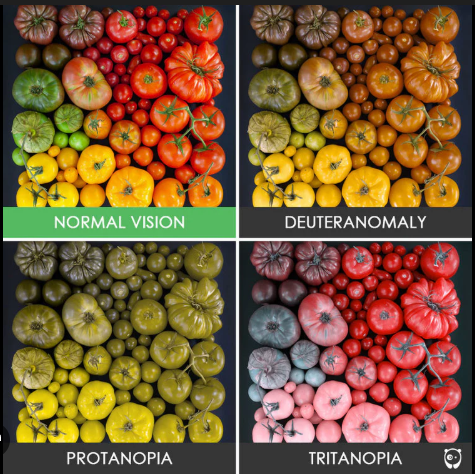
#> input picture algo/test_image.jpg, 475 x 474 px, found by its file name; the run also reads 1 picture not shown here
$ jupyter execute --allow-errors main.ipynb
#> lines starting #> are read from the running program, lines starting #| are printed output that depends on the picture; after the words box and inside, x2 and y2 are one past the last pixel; in counts of white or black regions, pixels touching at a corner belong together
### ReColor-Backend/cnn/kmeans_color_detector.py
"""
K-Means Color Detection System for ReColor Backend.
Integrates K-means clustering with LAB and HSV color space for accurate color detection.
Based on the kmeans.ipynb notebook implementation.
"""

import numpy as np
import cv2
import joblib
import os
import logging
from typing import Dict, List, Tuple, Optional, Any
from dataclasses import dataclass
from sklearn.cluster import KMeans
from skimage import color as skcolor
from collections import Counter
import colorsys


@dataclass
class KMeansColorInfo:
    """K-means color detection information."""
    name: str
    rgb: Tuple[int, int, int]
    hex: str
    lab: Tuple[float, float, float]
    hsv: Tuple[float, float, float]
    confidence: float
    cluster_id: int
    centroid_rgb: Tuple[int, int, int]
    detection_method: str


class KMeansColorDetector:
    """
    K-means based color detector using LAB color space for better perceptual accuracy.
    """

    def __init__(self, model_path: Optional[str] = None, n_clusters: int = 9):
        """
        Initialize K-means color detector.

        Args:
            model_path: Path to pre-trained K-means model (optional)
            n_clusters: Number of color clusters (default: 9 for main colors)
        """
        self.logger = logging.getLogger(__name__)
        self.n_clusters = n_clusters
        self.kmeans_model = None
        self.model_path = model_path

        # Define named colors (9 main color families)
        self.named_colors = {
            "Red": (255, 0, 0),
            "Orange": (255, 165, 0),
            "Yellow": (255, 255, 0),
            "Green": (0, 128, 0),
            "Cyan": (0, 255, 255),
            "Blue": (0, 0, 255),
            "Purple": (128, 0, 128),
            "White": (255, 255, 255),
            "Black": (0, 0, 0)
        }

        # Convert named colors to LAB space for better matching
        self.lab_values = self._convert_colors_to_lab()
        self.color_names = list(self.named_colors.keys())

        # Load or create model
        if model_path and os.path.exists(model_path):
            self.load_model(model_path)
        else:
            self._create_default_model()

    def _convert_colors_to_lab(self) -> np.ndarray:
        """Convert named colors from RGB to LAB color space."""
        lab_values = []
        for rgb in self.named_colors.values():
            # Normalize RGB to [0, 1]
            rgb_norm = np.array([[np.array(rgb) / 255.0]])
            # Convert to LAB
            lab = skcolor.rgb2lab(rgb_norm)[0, 0]
            lab_values.append(lab)
#> further down, image is the input picture: shape (474, 475, 3); mean B, G, R 53.2, 90.1, 123.8
        return np.array(lab_values)

    def _create_default_model(self):
        """Create default K-means model with predefined centroids."""
        try:
            # Use predefined centroids (RGB values of main colors)
            centroids = np.array([
                [255, 0, 0],      # Red
                [255, 165, 0],    # Orange
                [255, 255, 0],    # Yellow
                [0, 128, 0],      # Green
                [0, 255, 255],    # Cyan
                [0, 0, 255],      # Blue
                [128, 0, 128],    # Purple
                [255, 255, 255],  # White
                [0, 0, 0]         # Black
            ], dtype=np.float32)

            # Create K-means with predefined centroids
            self.kmeans_model = KMeans(n_clusters=self.n_clusters, init=centroids, n_init=1, random_state=42)

            # Fit with dummy data to initialize
            self.kmeans_model.fit(centroids)

            self.logger.info("Default K-means model created with predefined centroids")

        except Exception as e:
            self.logger.error(f"Error creating default K-means model: {e}")
            self.kmeans_model = None

    # [140 lines left out: functions train_on_image, detect_color_kmeans, _get_dominant_color_kmeans, not called in this run]

    def _closest_named_color(self, lab_color: np.ndarray) -> str:
        """
        Find closest named color using LAB color space for perceptual accuracy.

        Args:
            lab_color: Color in LAB space

        Returns:
            Name of closest color
        """
        try:
            # Calculate Euclidean distances in LAB space
            distances = np.linalg.norm(self.lab_values - lab_color, axis=1)
            closest_idx = np.argmin(distances)
            return self.color_names[closest_idx]

        except Exception as e:
            self.logger.error(f"Error finding closest named color: {e}")
            return "Unknown"

    # [27 lines left out: function _calculate_cluster_confidence, not called in this run]

    def detect_multiple_colors(self, image: np.ndarray, top_n: int = 3) -> List[KMeansColorInfo]:
        """
        Detect multiple dominant colors in an image.

        Args:
            image: Input image
            top_n: Number of top colors to return

        Returns:
            List of KMeansColorInfo objects
        """
#> called with top_n = 9
        try:
            if image is None or image.size == 0:
                return [self._create_fallback_color_info()]

            if self.kmeans_model is None:
                self._create_default_model()

            # Convert to LAB
            image_normalized = image.astype(np.float32) / 255.0
            lab_image = skcolor.rgb2lab(image_normalized)
#> lab_image: shape (474, 475, 3) float32; mean of channels 0, 1, 2 41.5, 9.9, 24.8
            pixels_lab = lab_image.reshape(-1, 3)

            # Predict labels
            labels = self.kmeans_model.predict(pixels_lab)

            # Get cluster counts
            counts = Counter(labels)
#> counts = {8: 203174, 3: 2849, 6: 19127}
            top_clusters = counts.most_common(top_n)
#> top_clusters = [(8, 203174), (6, 19127), (3, 2849)]

            # Get color info for each cluster
            colors = []
            for cluster_id, count in top_clusters:
                # Get centroid
                centroid_lab = self.kmeans_model.cluster_centers_[cluster_id]
                centroid_rgb_norm = skcolor.lab2rgb(centroid_lab.reshape(1, 1, 3)).reshape(-1)
                centroid_rgb = np.clip(centroid_rgb_norm * 255, 0, 255)

                # Convert to HSV
                hsv = colorsys.rgb_to_hsv(centroid_rgb[0]/255.0, centroid_rgb[1]/255.0, centroid_rgb[2]/255.0)
                hsv_degrees = (hsv[0] * 360, hsv[1] * 100, hsv[2] * 100)

                # Find closest named color
                color_name = self._closest_named_color(centroid_lab)

                # Calculate confidence
                confidence = count / len(labels)

                color_info = KMeansColorInfo(
                    name=color_name,
                    rgb=tuple(map(int, centroid_rgb)),
                    hex=f"#{int(centroid_rgb[0]):02x}{int(centroid_rgb[1]):02x}{int(centroid_rgb[2]):02x}",
                    lab=tuple(centroid_lab),
                    hsv=hsv_degrees,
                    confidence=confidence,
                    cluster_id=cluster_id,
                    centroid_rgb=tuple(map(int, centroid_rgb)),
                    detection_method="kmeans_lab_multi"
                )
                colors.append(color_info)
#> this loop made 3 passes
#> (cluster_id, count, centroid_lab, centroid_rgb_norm, centroid_rgb, hsv, hsv_degrees, distances in _closest_named_color) on passes 2 to 3: (6, 19127, [128, 0, 128], [1, 1, 0], [255, 255, 0], (0.167, 1, 1), (60, 100, 100), [125.3, 76.12, 50.41, 124.3, 154.5, 266.6, 200.4, 131, 181]), (3, 2849, [0, 128, 0], [0.471, 0, 0.0417], [120.1, 0, 10.64], (0.985, 1, 0.471), (354.7, 100, 47.11), [98.21, 150.6, 201.8, 192.1, 198.8, 122.7, 83.6, 162.4, 128])
#> after the loop, colors = 3 items

            return colors

        except Exception as e:
            self.logger.error(f"Error detecting multiple colors: {e}")
            return [self._create_fallback_color_info()]

    # [121 lines left out: functions save_model, load_model, _create_fallback_color_info, get_kmeans_color_info, get_multiple_kmeans_colors, not called in this run]


# Test function
# [20 lines that do not run on import are left out]

### ReColor-Backend/cnn/image_processor.py
"""
Real-time Image Processing Module for ReColor
Handles camera capture, K-means clustering, and before/after visualization
Uses real camera data instead of synthetic datasets
"""

import numpy as np
import cv2
import logging
from typing import Dict, List, Tuple, Optional, Any
from PIL import Image
import io
import base64
from datetime import datetime
import os
from sklearn.cluster import KMeans
from skimage import color as skcolor
import joblib

from kmeans_color_detector import KMeansColorDetector


class ImageProcessor:
    """Process real images with before/after color detection and clustering."""

    def __init__(self, save_images: bool = True, output_dir: str = "processed_images"):
        """
        Initialize image processor.

        Args:
            save_images: Whether to save processed images
            output_dir: Directory to save processed images
        """
        self.logger = logging.getLogger(__name__)
        self.save_images = save_images
        self.output_dir = output_dir

        if save_images:
            os.makedirs(output_dir, exist_ok=True)
            os.makedirs(os.path.join(output_dir, "before"), exist_ok=True)
            os.makedirs(os.path.join(output_dir, "after"), exist_ok=True)

        # Initialize K-means detector
        self.kmeans_detector = KMeansColorDetector()

        # Processing history
        self.processing_history = []

    def process_camera_image(self, image: np.ndarray, n_colors: int = 9) -> Dict[str, Any]:
        """
        Process a real camera image with K-means clustering.

        Args:
            image: Input image from camera (RGB format)
            n_colors: Number of color clusters

        Returns:
            Dictionary with before/after images and detected colors
        """
        try:
            timestamp = datetime.now().strftime("%Y%m%d_%H%M%S")

            # Convert to RGB if needed
            if len(image.shape) == 2:
                image = cv2.cvtColor(image, cv2.COLOR_GRAY2RGB)
            elif image.shape[2] == 4:
                image = cv2.cvtColor(image, cv2.COLOR_RGBA2RGB)

            # Store original image
            original_image = image.copy()

            # Detect dominant colors using K-means
            detected_colors = self.kmeans_detector.detect_multiple_colors(image, top_n=n_colors)
#> detected_colors = 3 items

            # Apply K-means clustering for visualization
            clustered_image = self._apply_kmeans_clustering(image, n_colors)

            # Detect individual color regions
            color_map = self._create_color_map(image, clustered_image, detected_colors)

            # Create side-by-side comparison
            comparison_image = self._create_comparison_image(original_image, clustered_image, color_map)

            # Save images if enabled
            if self.save_images:
                self._save_images(timestamp, original_image, clustered_image, comparison_image)

            # Convert images to base64 for API response
            before_base64 = self._image_to_base64(original_image)
            after_base64 = self._image_to_base64(clustered_image)
            comparison_base64 = self._image_to_base64(comparison_image)

            # Prepare color data
            colors_data = [{
                'name': c.name,
                'rgb': c.rgb,
                'hex': c.hex,
                'percentage': c.confidence * 100,
                'cluster_id': c.cluster_id
            } for c in detected_colors]

            # Store in history
            processing_result = {
                'timestamp': timestamp,
                'colors': colors_data,
                'n_colors': n_colors,
                'image_size': original_image.shape[:2]
            }
            self.processing_history.append(processing_result)

            return {
                'success': True,
                'timestamp': timestamp,
                'before_image': before_base64,
                'after_image': after_base64,
                'comparison_image': comparison_base64,
                'detected_colors': colors_data,
                'statistics': {
                    'total_colors': len(colors_data),
                    'dominant_color': colors_data[0]['name'] if colors_data else 'Unknown',
                    'image_dimensions': f"{original_image.shape[1]}x{original_image.shape[0]}"
                }
            }

        except Exception as e:
            self.logger.error(f"Error processing camera image: {e}")
            return {
                'success': False,
                'error': str(e)
            }

    def _apply_kmeans_clustering(self, image: np.ndarray, n_colors: int) -> np.ndarray:
        """Apply K-means clustering to image for visualization."""
#> called with n_colors = 9
        try:
            # Convert to LAB color space for better perceptual clustering
            image_float = image.astype(np.float32) / 255.0
            lab_image = skcolor.rgb2lab(image_float)

            # Reshape for clustering
            h, w = image.shape[:2]
            pixels = lab_image.reshape(-1, 3)

            # Apply K-means
            kmeans = KMeans(n_clusters=n_colors, random_state=42, n_init=10)
            labels = kmeans.fit_predict(pixels)

            # Get cluster centers and convert back to RGB
            centers_lab = kmeans.cluster_centers_
            centers_rgb = []

            for center in centers_lab:
                center_rgb_norm = skcolor.lab2rgb(center.reshape(1, 1, 3)).reshape(-1)
                center_rgb = np.clip(center_rgb_norm * 255, 0, 255)
                centers_rgb.append(center_rgb)

            centers_rgb = np.array(centers_rgb)

            # Create clustered image
            clustered_pixels = centers_rgb[labels]
            clustered_image = clustered_pixels.reshape(h, w, 3).astype(np.uint8)
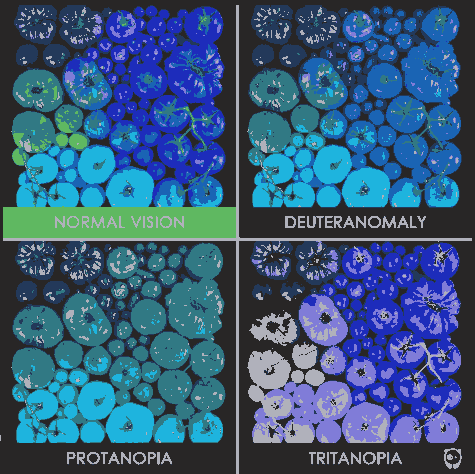
#> clustered_image: shape (474, 475, 3); mean of channels 0, 1, 2 123.9, 90.3, 54.3; drawn as B, G, R

            return clustered_image

        except Exception as e:
            self.logger.error(f"Error in K-means clustering: {e}")
            return image

    def _create_color_map(self, original: np.ndarray, clustered: np.ndarray,
                         colors: List) -> np.ndarray:
        """Create a color map showing detected color regions."""
        try:
            h, w = original.shape[:2]
            color_map = np.zeros((h, w, 3), dtype=np.uint8)

            # Create a simple color legend/map
            legend_height = 60
            color_map = np.ones((legend_height, w, 3), dtype=np.uint8) * 255

            # Draw color swatches
            num_colors = len(colors)
#> num_colors = 3
            if num_colors > 0:
                swatch_width = w // num_colors
#> swatch_width = 158

                for i, color in enumerate(colors):
                    x_start = i * swatch_width
                    x_end = (i + 1) * swatch_width if i < num_colors - 1 else w
                    color_map[:, x_start:x_end] = color.rgb

                    # Add text label
                    cv2.putText(color_map, f"{color.name}",
                              (x_start + 5, 20),
                              cv2.FONT_HERSHEY_SIMPLEX, 0.4, (255, 255, 255), 1)
                    cv2.putText(color_map, f"{color.confidence*100:.1f}%",
                              (x_start + 5, 40),
                              cv2.FONT_HERSHEY_SIMPLEX, 0.3, (255, 255, 255), 1)
#> this loop made 3 passes
#> (x_start, x_end) on passes 1 to 3: (0, 158), (158, 316), (316, 475)
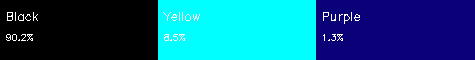
#> color_map: shape (60, 475, 3); mean of channels 0, 1, 2 127.1, 87.6, 7.4; drawn as B, G, R

            return color_map

        except Exception as e:
            self.logger.error(f"Error creating color map: {e}")
            return np.ones((60, original.shape[1], 3), dtype=np.uint8) * 128

    def _create_comparison_image(self, before: np.ndarray, after: np.ndarray,
                                color_map: np.ndarray) -> np.ndarray:
        """Create side-by-side comparison with color map."""
        try:
            h, w = before.shape[:2]

            # Ensure same dimensions
            if after.shape[:2] != (h, w):
                after = cv2.resize(after, (w, h))

            # Add labels
            before_labeled = before.copy()
            after_labeled = after.copy()

            cv2.putText(before_labeled, "BEFORE", (10, 30),
                       cv2.FONT_HERSHEY_SIMPLEX, 1, (255, 255, 255), 2)
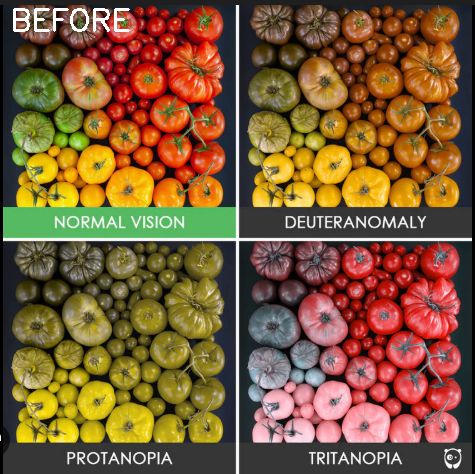
#> before_labeled: shape (474, 475, 3); mean R, G, B 124.5, 91, 54.2
            cv2.putText(after_labeled, "AFTER (K-Means)", (10, 30),
                       cv2.FONT_HERSHEY_SIMPLEX, 1, (255, 255, 255), 2)
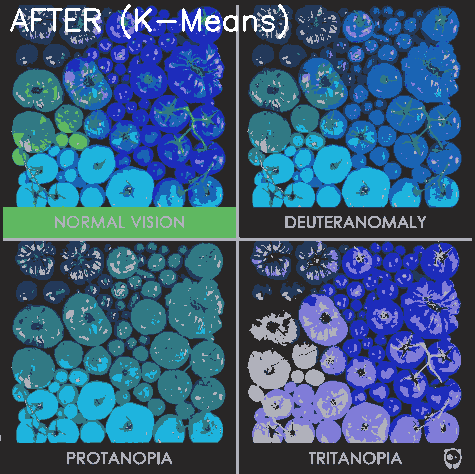
#> after_labeled: shape (474, 475, 3); 0.87% of pixels changed, all inside (x1, y1, x2, y2) = (10, 4, 288, 39); drawn as B, G, R

            # Stack horizontally
            comparison = np.hstack([before_labeled, after_labeled])
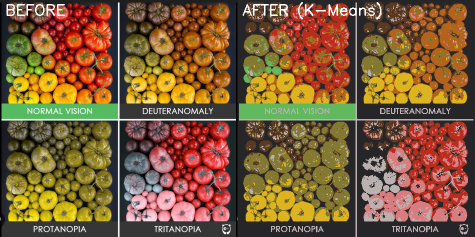
#> comparison: shape (474, 950, 3) (shown at 1/2 size); mean R, G, B 124.8, 91.5, 55.1

            # Resize color map to match width
            color_map_resized = cv2.resize(color_map, (comparison.shape[1], color_map.shape[0]))
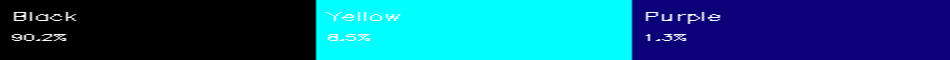
#> color_map_resized: shape (60, 950, 3); mean of channels 0, 1, 2 127.1, 87.6, 7.4; drawn as B, G, R

            # Stack vertically with color map
            final_comparison = np.vstack([comparison, color_map_resized])
#> (the rest of the program and of its run is left out)
